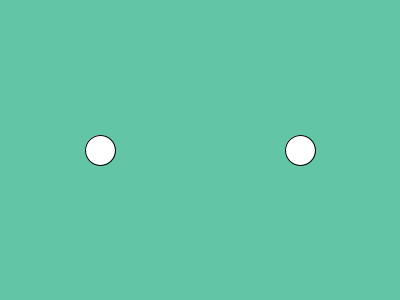
Frame 1 (no input)
Frame 60 (the mouse pressed at the canvas centre just before this capture): identical to frame 1, image omitted
Frame 120 (the mouse held since frame 60 and released just before this capture): identical to frame 1, image omitted

The Processing sketch that drew this single still picture (run headless with seeded random() and noise(); from frame 60 on, the mouse is pressed at the canvas centre):

// Processing sketch: week16_two_player_togther_vx_vy_Released
// ── week16_two_player_togther_vx_vy_Released.pde
void setup()
{
  size(400,300);
}
int x=100, y=150, x2=300, y2=150; //座標
int vx=0, vy=0, vx2=0, vy2=0;
void draw()
{
  background(#62C6A6);
  ellipse(x, y, 30, 30);
  ellipse(x2,y2,30, 30);
  x += vx; y+=vy;//更新位置
  x2+= vx2; y2+= vy2;//更新位置
}
void keyPressed()
{
  if( key=='w' ) vy -= 2;
  if( key=='s' ) vy += 2;
  if( key=='a' ) vx -= 2;
  if( key=='d' ) vx += 2;
  if(keyCode==UP)   vy2 -= 2;
  if(keyCode==DOWN) vy2 += 2;
  if(keyCode==LEFT) vx2 -= 2;
  if(keyCode==RIGHT)vx2 += 2;
}
void keyReleased()//按鍵放開時 速度變0
{
  if( key=='w' ) vy = 0;
  if( key=='s' ) vy = 0;
  if( key=='a' ) vx = 0;
  if( key=='d' ) vx = 0;
  if(keyCode==UP)   vy2 = 0;
  if(keyCode==DOWN) vy2 = 0;
  if(keyCode==LEFT) vx2 = 0;
  if(keyCode==RIGHT)vx2 = 0;
}
